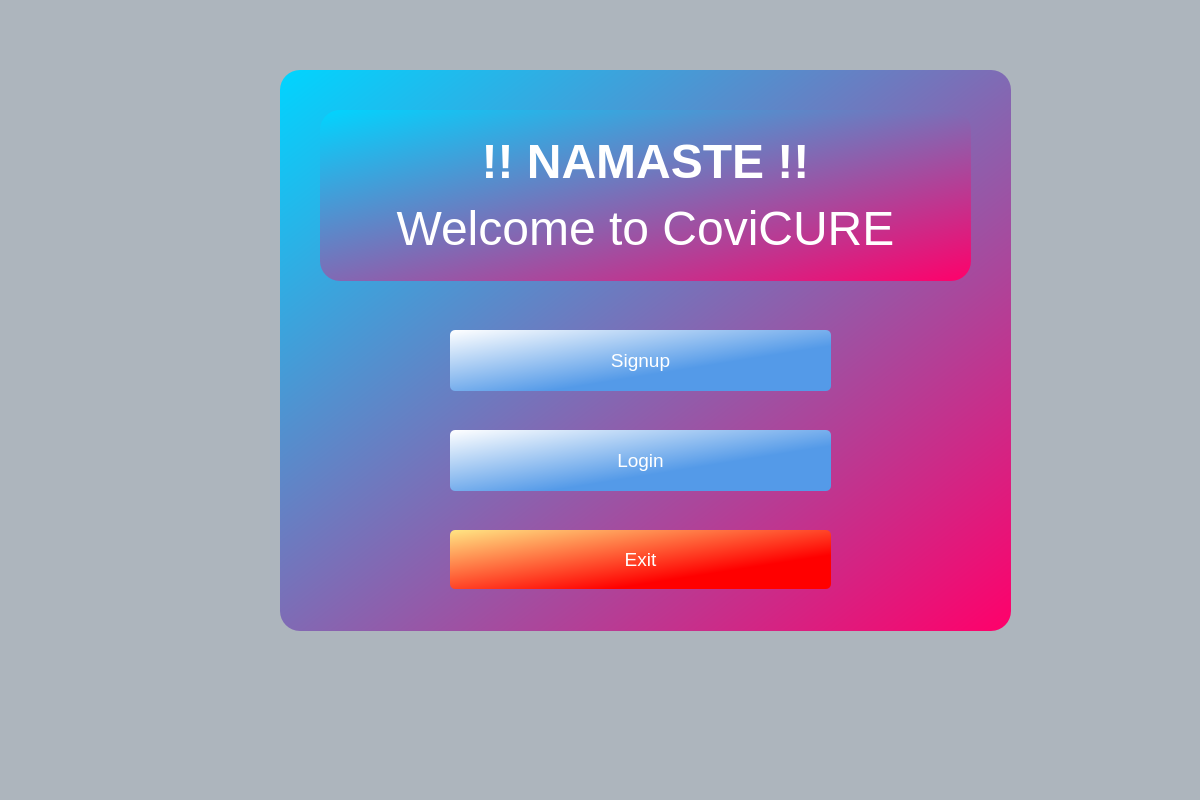
<?xml version="1.0" encoding="UTF-8"?>
<ui version="4.0">
 <class>MainWindow</class>
 <widget class="QMainWindow" name="MainWindow">
  <property name="geometry">
   <rect>
    <x>0</x>
    <y>0</y>
    <width>1200</width>
    <height>800</height>
   </rect>
  </property>
  <property name="windowTitle">
   <string>MainWindow</string>
  </property>
  <property name="styleSheet">
   <string notr="true">background-color: rgb(173, 181, 189);</string>
  </property>
  <widget class="QWidget" name="centralwidget">
   <widget class="QGroupBox" name="groupBox">
    <property name="geometry">
     <rect>
      <x>280</x>
      <y>70</y>
      <width>731</width>
      <height>561</height>
     </rect>
    </property>
    <property name="styleSheet">
     <string notr="true">background-color: qlineargradient(spread:reflect, x1:0, y1:0, x2:1, y2:1, stop:0 rgba(0, 213, 255, 255), stop:1 rgba(255, 0, 106, 255));
border-radius: 20px;</string>
    </property>
    <property name="title">
     <string/>
    </property>
    <widget class="QPushButton" name="pushButton_Signup_3">
     <property name="geometry">
      <rect>
       <x>170</x>
       <y>260</y>
       <width>381</width>
       <height>61</height>
      </rect>
     </property>
     <property name="sizePolicy">
      <sizepolicy hsizetype="Minimum" vsizetype="MinimumExpanding">
       <horstretch>0</horstretch>
       <verstretch>0</verstretch>
      </sizepolicy>
     </property>
     <property name="font">
      <font>
       <pointsize>14</pointsize>
       <italic>false</italic>
       <bold>false</bold>
      </font>
     </property>
     <property name="styleSheet">
      <string notr="true">background-color: qlineargradient(spread:reflect, x1:0, y1:0, x2:1, y2:1, stop:0 rgba(255, 255, 255, 255), stop:0.629213 rgba(84, 154, 232, 255));
font: 14pt &quot;Arial Rounded MT Bold&quot;;

border-radius: 5px;
color: rgb(255, 255, 255);</string>
     </property>
     <property name="text">
      <string>Signup</string>
     </property>
    </widget>
    <widget class="QPushButton" name="pushButton_Login_3">
     <property name="geometry">
      <rect>
       <x>170</x>
       <y>360</y>
       <width>381</width>
       <height>61</height>
      </rect>
     </property>
     <property name="sizePolicy">
      <sizepolicy hsizetype="Minimum" vsizetype="MinimumExpanding">
       <horstretch>0</horstretch>
       <verstretch>0</verstretch>
      </sizepolicy>
     </property>
     <property name="font">
      <font>
       <pointsize>14</pointsize>
       <italic>false</italic>
       <bold>false</bold>
      </font>
     </property>
     <property name="styleSheet">
      <string notr="true">background-color: qlineargradient(spread:reflect, x1:0, y1:0, x2:1, y2:1, stop:0 rgba(255, 255, 255, 255), stop:0.629213 rgba(84, 154, 232, 255));
font: 14pt &quot;Arial Rounded MT Bold&quot;;

border-radius: 5px;
color: rgb(255, 255, 255);</string>
     </property>
     <property name="text">
      <string>Login</string>
     </property>
    </widget>
    <widget class="QPushButton" name="pushButton_Exit_3">
     <property name="geometry">
      <rect>
       <x>170</x>
       <y>460</y>
       <width>381</width>
       <height>59</height>
      </rect>
     </property>
     <property name="sizePolicy">
      <sizepolicy hsizetype="Minimum" vsizetype="MinimumExpanding">
       <horstretch>0</horstretch>
       <verstretch>0</verstretch>
      </sizepolicy>
     </property>
     <property name="font">
      <font>
       <pointsize>14</pointsize>
       <italic>false</italic>
       <bold>false</bold>
      </font>
     </property>
     <property name="styleSheet">
      <string notr="true">background-color: qlineargradient(spread:reflect, x1:0, y1:0, x2:1, y2:1, stop:0 rgba(255, 229, 131, 255), stop:0.710227 rgba(255, 0, 0, 255));
font: 14pt &quot;Arial Rounded MT Bold&quot;;
border-radius: 5px;
color: rgb(255, 255, 255);</string>
     </property>
     <property name="text">
      <string>Exit</string>
     </property>
    </widget>
    <widget class="QLabel" name="label">
     <property name="geometry">
      <rect>
       <x>40</x>
       <y>40</y>
       <width>651</width>
       <height>171</height>
      </rect>
     </property>
     <property name="font">
      <font>
       <pointsize>30</pointsize>
       <italic>false</italic>
       <bold>true</bold>
       <strikeout>false</strikeout>
      </font>
     </property>
     <property name="layoutDirection">
      <enum>Qt::LeftToRight</enum>
     </property>
     <property name="autoFillBackground">
      <bool>false</bool>
     </property>
     <property name="styleSheet">
      <string notr="true">font: 600 30pt &quot;Segoe UI&quot;;
color: rgb(255, 255, 255);

</string>
     </property>
     <property name="text">
      <string>&lt;html&gt;&lt;head/&gt;&lt;body&gt;&lt;p&gt;&lt;span style=&quot; font-size:36pt; font-weight:700;&quot;&gt;!! NAMASTE !!&lt;/span&gt;&lt;/p&gt;&lt;p&gt;&lt;span style=&quot; font-size:36pt; font-weight:400;&quot;&gt;Welcome to CoviCURE&lt;/span&gt;&lt;/p&gt;&lt;/body&gt;&lt;/html&gt;</string>
     </property>
     <property name="alignment">
      <set>Qt::AlignCenter</set>
     </property>
    </widget>
   </widget>
  </widget>
  <widget class="QMenuBar" name="menubar">
   <property name="geometry">
    <rect>
     <x>0</x>
     <y>0</y>
     <width>1200</width>
     <height>17</height>
    </rect>
   </property>
  </widget>
  <widget class="QStatusBar" name="statusbar"/>
 </widget>
 <resources/>
 <connections/>
</ui>
